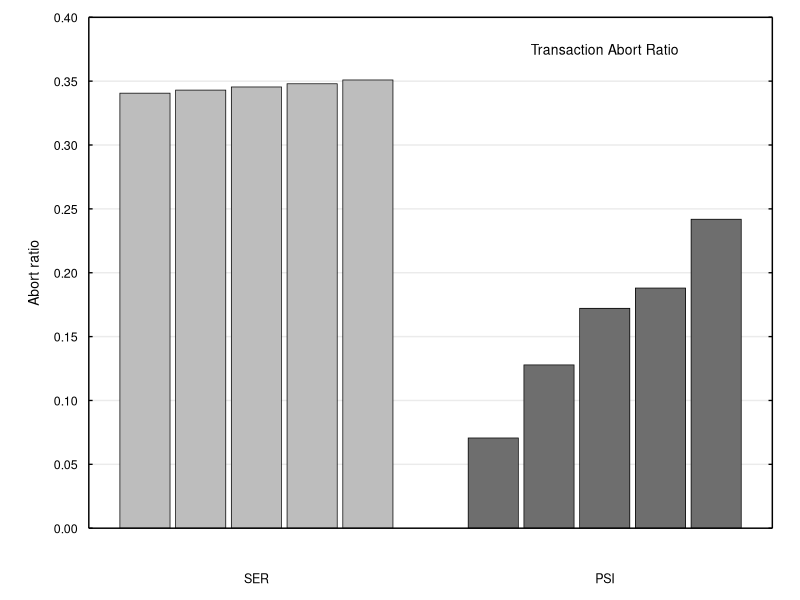

Recreate this plot in R.
#!/usr/bin/env Rscript

packages.to.install <- c("grid", "ggplot2")
for(p in packages.to.install) {
    print(p)
    if (suppressWarnings(!require(p, character.only = TRUE))) {
        install.packages(p, repos = "http://lib.stat.cmu.edu/R/CRAN")
        library(p, character.only=TRUE)
    }
}

df <- read.csv("./read_aborts/abort_comparison.csv")
df <- df[df$workload == "e", ]
df$protocol_numeric[df$protocol == "ser"] <- 0
df$protocol_numeric[df$protocol == "psi"] <- 1
df$protocol <- factor(df$protocol, levels=c("ser", "psi"))

format_protocol <- function(p_n) {
    return(ifelse(p_n == 0, "SER", "PSI"))
}

ser_color <- "#1C5BD0"
psi_color <- "#DA5F6D"
# Grayscale
ser_color <- "#BDBDBD"
psi_color <- "#6E6E6E"
legend_title <- "" # No title
legend_labels <- c("naiveSER", "fastPSI")
legend_values <- c(ser_color, psi_color)

d <- ggplot(df) +
    aes(x=protocol_numeric, y=1-commit_r, fill=protocol) +

    geom_bar(colour="black", size=0.25, width=0.8, position="dodge2", stat="identity") +

    scale_x_continuous(breaks=seq(0,1,1),
                       labels=format_protocol,
                       sec.axis=dup_axis(name=NULL, labels=NULL)) +

    scale_y_continuous(breaks=seq(0,1,0.05),
                       expand=c(0,0), # Force at zero
                       sec.axis=dup_axis(name=NULL, labels=NULL)) +

    scale_fill_manual(name=legend_title,
                      labels=legend_labels,
                      values=legend_values) +

    coord_cartesian(ylim=c(0,0.4)) +

    labs(y = "Abort ratio") +

    theme_minimal(base_size=10) +

    theme(plot.title = element_blank(),
          plot.margin = margin(10,20,10,10),

          axis.title.x = element_blank(),
          axis.title.y = element_text(size=10, margin=margin(0,5,0,10)),
          axis.line = element_line(color="black", size=0.5),

          axis.text.x = element_text(color="black", size=9, margin=margin(30,0,0,0)),
          axis.text.y = element_text(color="black", size=9, margin=margin(0,8,0,3)),

          axis.ticks.y = element_line(color="black"),
          axis.ticks.length.y = unit(-2.75, "pt"),

          panel.grid.major.x = element_blank(),
          panel.grid.minor.x = element_blank(),
          panel.grid.minor.y = element_blank(),
          panel.grid.major.y = element_line(colour="#EBEBEB", size=0.5),

          legend.position = "none")


easy_annotation <- function(text, x, y) {
    return(annotation_custom(grob=text, xmin=x, xmax=x, ymin=y, ymax=y))
}

ann_color <- "black"
subtitle <- textGrob(label="Transaction Abort Ratio", gp=gpar(fontsize=10, col=ann_color))
ann_10 <- textGrob(label="10%", rot=-50, gp=gpar(fontsize=7, col=ann_color))
ann_20 <- textGrob(label="20%", rot=-50, gp=gpar(fontsize=7, col=ann_color))
ann_30 <- textGrob(label="30%", rot=-50, gp=gpar(fontsize=7, col=ann_color))
ann_40 <- textGrob(label="40%", rot=-50, gp=gpar(fontsize=7, col=ann_color))
ann_50 <- textGrob(label="50%", rot=-50, gp=gpar(fontsize=7, col=ann_color))

update_ann_y_level <- -0.02
# EW
d <- d +
    easy_annotation(text=subtitle,  x=1,        y=0.375) +
    easy_annotation(text=ann_10,    x=-0.3,     y=update_ann_y_level) +
    easy_annotation(text=ann_20,    x=-0.15,    y=update_ann_y_level) +
    easy_annotation(text=ann_30,    x=0.015,    y=update_ann_y_level) +
    easy_annotation(text=ann_40,    x=0.175,    y=update_ann_y_level) +
    easy_annotation(text=ann_50,    x=0.325,    y=update_ann_y_level) +

    easy_annotation(text=ann_10,    x=0.7,      y=update_ann_y_level) +
    easy_annotation(text=ann_20,    x=0.85,     y=update_ann_y_level) +
    easy_annotation(text=ann_30,    x=1.015,    y=update_ann_y_level) +
    easy_annotation(text=ann_40,    x=1.175,    y=update_ann_y_level) +
    easy_annotation(text=ann_50,    x=1.325,    y=update_ann_y_level)

gt <- ggplot_gtable(ggplot_build(d))
gt$layout$clip[gt$layout$name == "panel"] <- "off"

ggsave(filename = "abort_rate_bench.pdf",
       plot = gt,
       device = "pdf",
       width = 5,
       height = 4,
       dpi = 600)